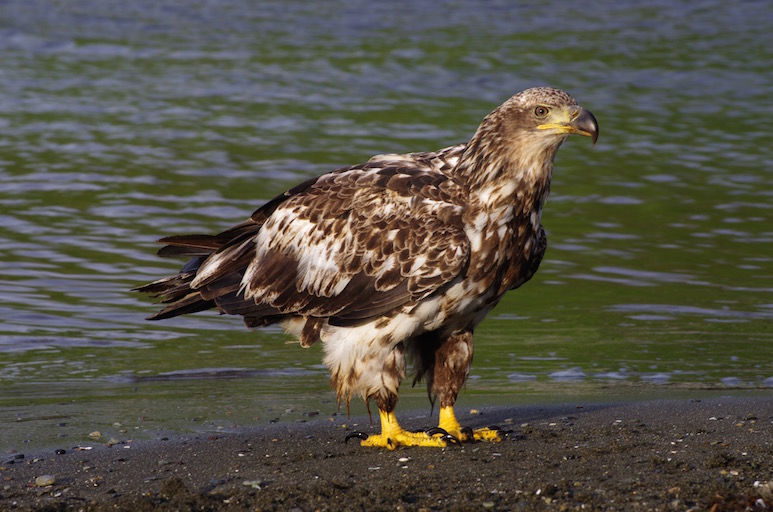
#> input picture 03_computer_vision/examples/images/eagle.jpg, 773 x 512 px
$ python 01_sobel.py
#> lines starting #> are read from the running program, lines starting #| are printed output that depends on the picture
# Tutorial from here:
# https://docs.opencv.org/3.4/d2/d2c/tutorial_sobel_derivatives.html

import sys
import cv2 as cv
import numpy as np
window_name = ('Sobel Demo - Simple Edge Detector')
scale = 0.5
delta = 0
ddepth = cv.CV_16S

src = cv.imread('images/eagle.jpg', cv.IMREAD_COLOR)
#> src is the input picture: shape (512, 773, 3); mean B, G, R 71, 81.9, 85.3

# Reduce noise
src = cv.GaussianBlur(src, (3, 3), 0)

# BW
gray = cv.cvtColor(src, cv.COLOR_BGR2GRAY)
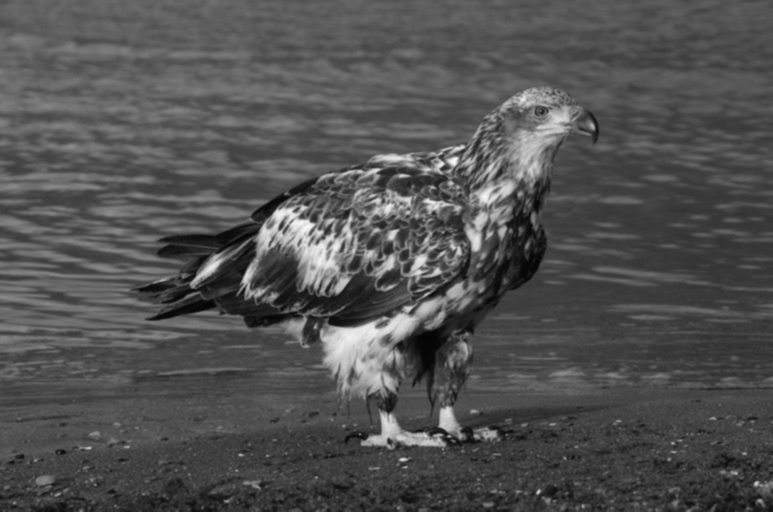
#> gray: shape (512, 773); min 3, max 251, mean 81.7

grad_x = cv.Sobel(gray, ddepth, 1, 0, ksize=3, scale=scale, delta=delta, borderType=cv.BORDER_DEFAULT)
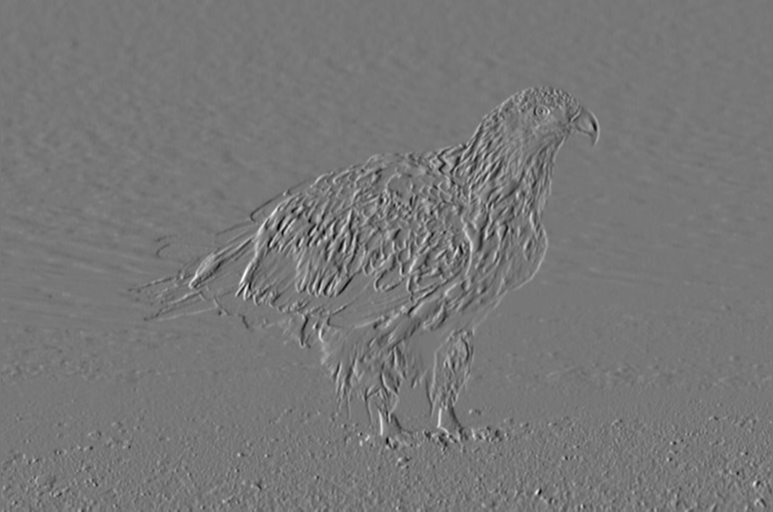
#> grad_x: shape (512, 773) int16; min -236, max 266, mean -0.1; drawn with min black and max white
# Gradient-Y
# grad_y = cv.Scharr(gray,ddepth,0,1)
grad_y = cv.Sobel(gray, ddepth, 0, 1, ksize=3, scale=scale, delta=delta, borderType=cv.BORDER_DEFAULT)
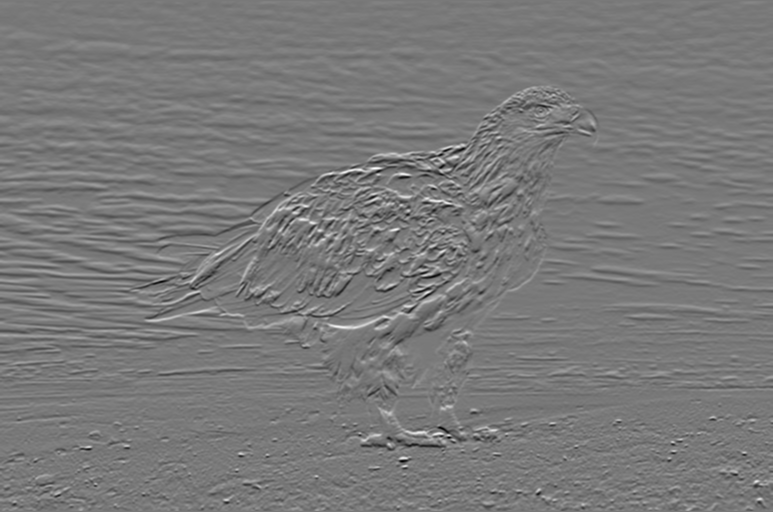
#> grad_y: shape (512, 773) int16; min -257, max 281, mean -0.3; drawn with min black and max white

abs_grad_x = cv.convertScaleAbs(grad_x)
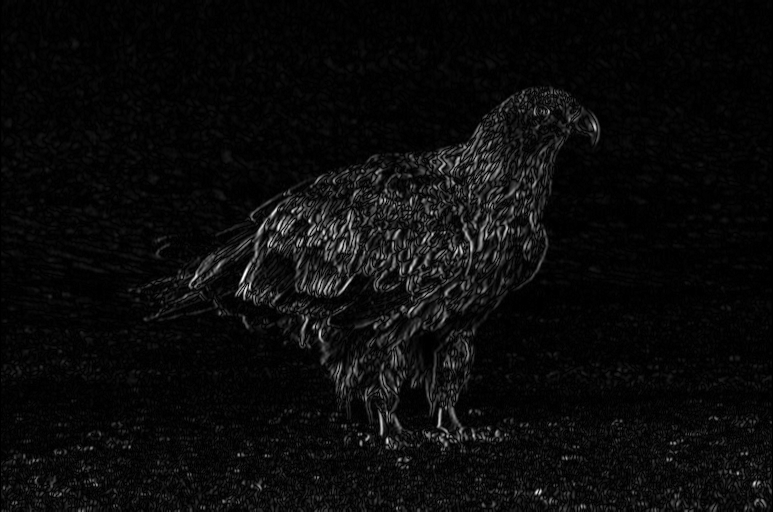
#> abs_grad_x: shape (512, 773); min 0, max 255, mean 10.9
abs_grad_y = cv.convertScaleAbs(grad_y)
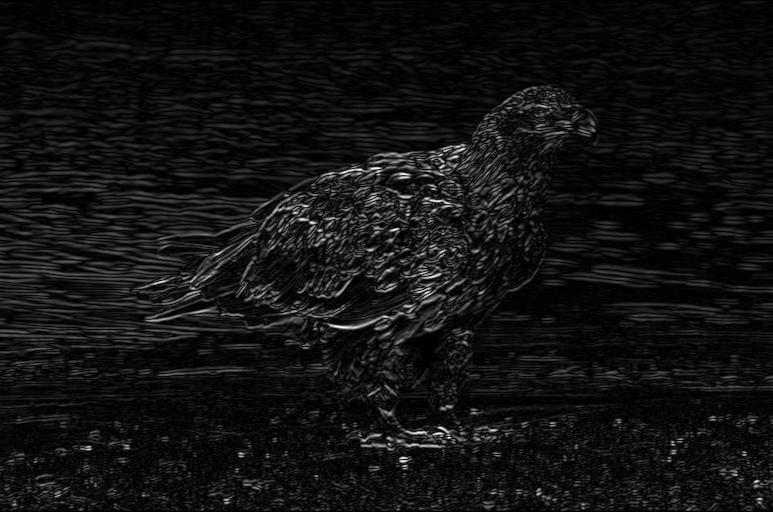
#> abs_grad_y: shape (512, 773); min 0, max 255, mean 18

grad = cv.addWeighted(abs_grad_x, 0.5, abs_grad_y, 0.5, 0)
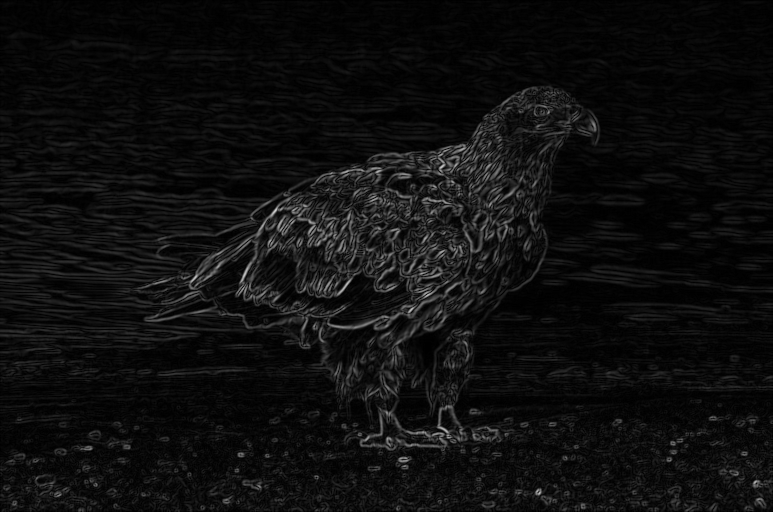
#> grad: shape (512, 773); min 0, max 212, mean 14.4

print (grad.shape)
#| (512, 773)
print (grad)
#> (printed output is left out)
np.savetxt("sobel.txt", grad.astype(int), newline="\n")
cv.imshow(window_name, grad)

k = cv.waitKey(0)
#> (key q is pressed here)

if k == ord("q"):
    cv.imwrite("images/eaglesobel.jpg", grad)
    cv.destroyAllWindows()
